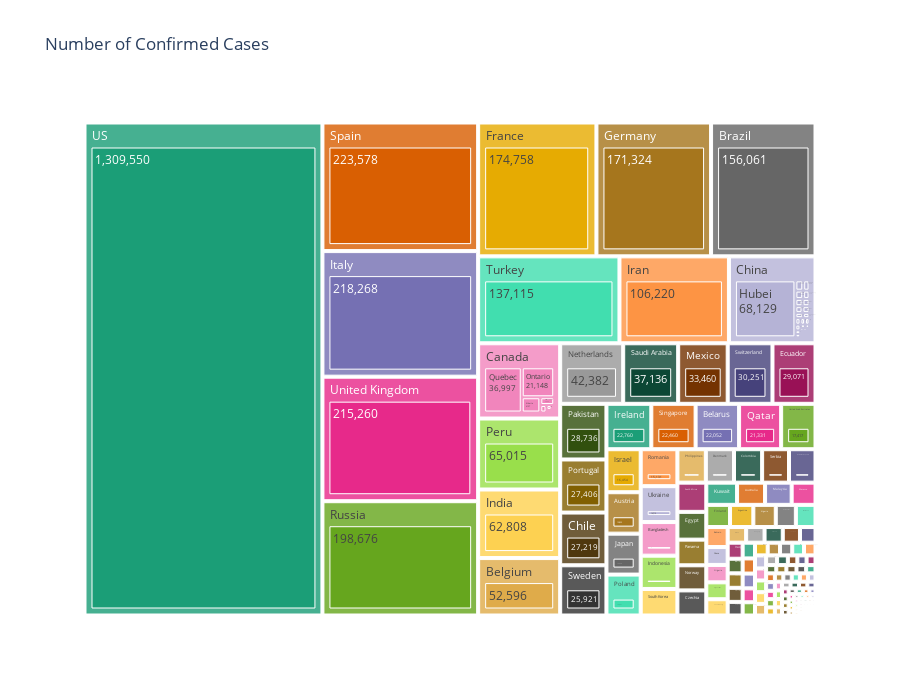
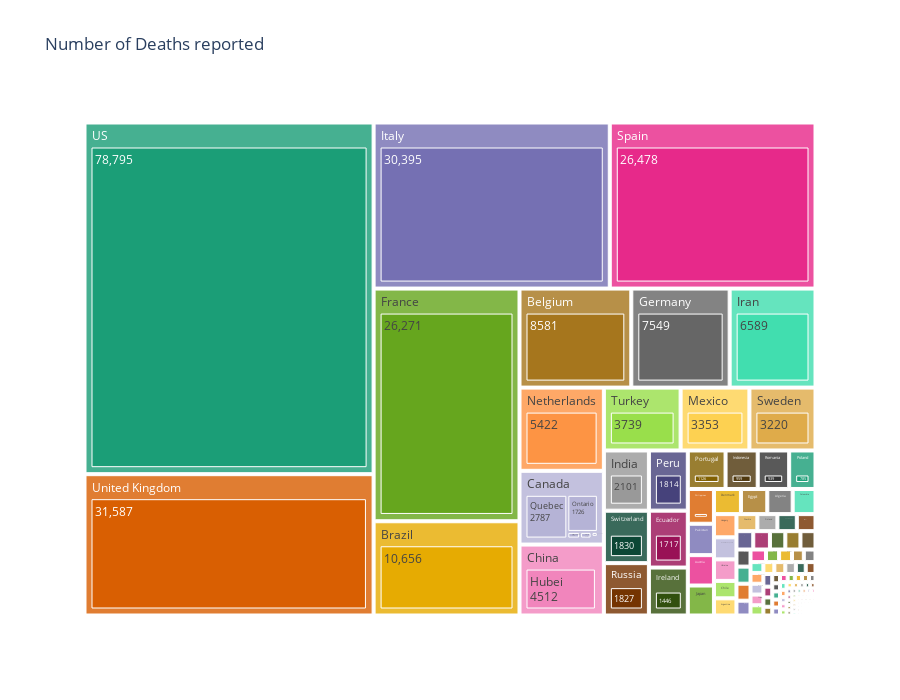

Notebook code for these charts, in order:
### Code cell
full_latest = full_table[full_table['Date'] == max(full_table['Date'])]
                         
fig = px.treemap(full_latest.sort_values(by='Confirmed', ascending=False).reset_index(drop=True), 
                 path=["Country/Region", "Province/State"], values="Confirmed", height=700,
                 title='Number of Confirmed Cases',
                 color_discrete_sequence = px.colors.qualitative.Dark2)
fig.data[0].textinfo = 'label+text+value'
fig.show()

fig = px.treemap(full_latest.sort_values(by='Deaths', ascending=False).reset_index(drop=True), 
                 path=["Country/Region", "Province/State"], values="Deaths", height=700,
                 title='Number of Deaths reported',
                 color_discrete_sequence = px.colors.qualitative.Dark2)
fig.data[0].textinfo = 'label+text+value'
fig.show()

### Figure 1 — Plotly figure (JSON) as saved in the notebook; plotly's stock layout.template omitted (floating-point values rounded to 4 significant figures; data arrays with more than 128 entries replaced by an {"elided": "..."} marker saying what was removed)
{"data": [{"branchvalues": "total", "domain": {"x": [0, 1], "y": [0, 1]}, "hovertemplate": "labels=%{label}<br>Confirmed=%{value}<br>parent=%{parent}<br>id=%{id}<extra></extra>", "ids": {"elided": "446 str values"}, "labels": {"elided": "446 str values"}, "name": "", "parents": {"elided": "446 str values"}, "textinfo": "label+text+value", "type": "treemap", "values": {"elided": "446 int values"}}], "layout": {"height": 700, "legend": {"tracegroupgap": 0}, "title": {"text": "Number of Confirmed Cases"}, "treemapcolorway": ["rgb(27,158,119)", "rgb(217,95,2)", "rgb(117,112,179)", "rgb(231,41,138)", "rgb(102,166,30)", "rgb(230,171,2)", "rgb(166,118,29)", "rgb(102,102,102)"]}}

### Figure 2 — Plotly figure (JSON) as saved in the notebook; plotly's stock layout.template omitted (floating-point values rounded to 4 significant figures; data arrays with more than 128 entries replaced by an {"elided": "..."} marker saying what was removed)
{"data": [{"branchvalues": "total", "domain": {"x": [0, 1], "y": [0, 1]}, "hovertemplate": "labels=%{label}<br>Deaths=%{value}<br>parent=%{parent}<br>id=%{id}<extra></extra>", "ids": {"elided": "446 str values"}, "labels": {"elided": "446 str values"}, "name": "", "parents": {"elided": "446 str values"}, "textinfo": "label+text+value", "type": "treemap", "values": {"elided": "446 int values"}}], "layout": {"height": 700, "legend": {"tracegroupgap": 0}, "title": {"text": "Number of Deaths reported"}, "treemapcolorway": ["rgb(27,158,119)", "rgb(217,95,2)", "rgb(117,112,179)", "rgb(231,41,138)", "rgb(102,166,30)", "rgb(230,171,2)", "rgb(166,118,29)", "rgb(102,102,102)"]}}
